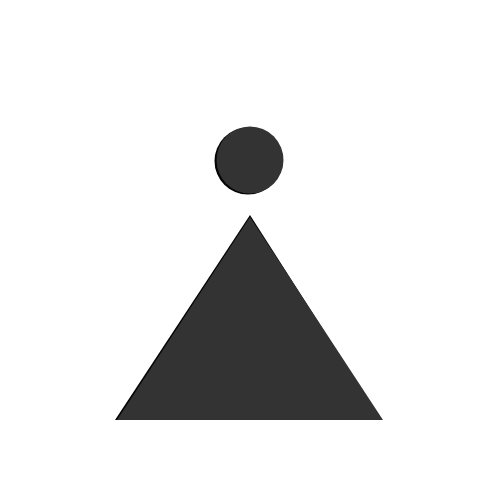
Frame 1 (no input)
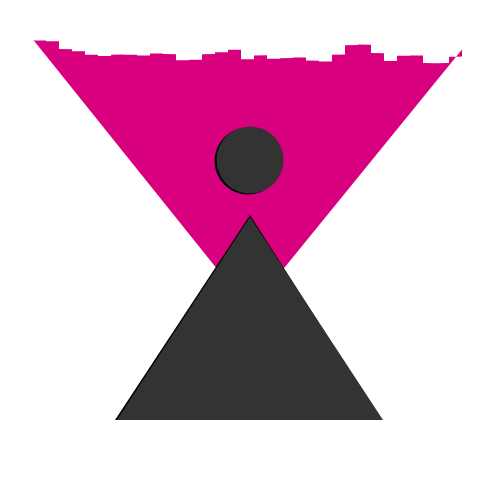
Frame 60 (no input)
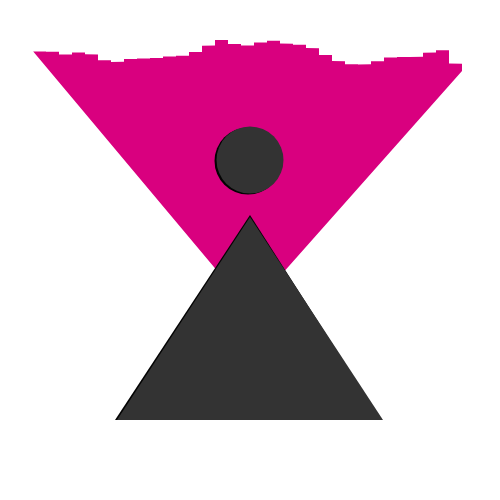
Frame 120 (the mouse pressed at the canvas centre since frame 60)

The p5.js sketch that drew these frames (run headless with seeded random() and noise() and a simulated clock; from frame 60 on, the mouse is pressed at the canvas centre):

// p5.js sketch
// ── sketch.js
let aurora;

function setup() {
	createCanvas(500, 500);
	noStroke();

	aurora = new Aurora(0.0);
}

function draw() {
	clear();

	aurora.run();
}


class Aurora {
	constructor(_yoff) {
		this.xoff = 0;
		this.yoff = _yoff;
	}

	update() {
		push();
		translate(0, -190);
		beginShape();
		this.xoff = 0;
		for (let x = 33; x <= width - 33; x += 13) {
			for (let y = 0; y <= height; y += 13) {
				let y = map(noise(this.xoff, this.yoff), 0, 1, 200, 300);
				vertex(x, y);
				this.xoff += 0.003;
			}
		}

		this.yoff += 0.03;
		vertex(250, height);
		vertex(250, height);
		endShape(CLOSE);
		pop();
	}

	display() {
		fill(217, 0, 127);

		push();
		fill(3);
		translate(width * 0.5, height * 0.9);
		ellipse(-2, -289, 67);
		triangle(-135, -30, 0, -235, 131, -30);
		pop();

		push();
		fill(51.100);
		translate(width * 0.5, height * 0.9);
		ellipse(0, -290, 67);
		triangle(-133, -30, 0, -233, 133, -30);
		pop();
	}

	run() {
		this.update();
		this.display();
	}
}
